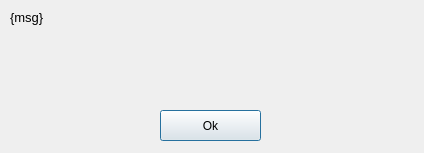
<?xml version="1.0" encoding="UTF-8"?>
<ui version="4.0">
 <class>DatabaseMessage</class>
 <widget class="QDialog" name="DatabaseMessage">
  <property name="geometry">
   <rect>
    <x>0</x>
    <y>0</y>
    <width>424</width>
    <height>153</height>
   </rect>
  </property>
  <property name="windowTitle">
   <string>Problem with Database Connection</string>
  </property>
  <widget class="QPushButton" name="cmdOk">
   <property name="geometry">
    <rect>
     <x>160</x>
     <y>110</y>
     <width>101</width>
     <height>31</height>
    </rect>
   </property>
   <property name="text">
    <string>Ok</string>
   </property>
  </widget>
  <widget class="QLabel" name="lblMessage">
   <property name="geometry">
    <rect>
     <x>10</x>
     <y>10</y>
     <width>401</width>
     <height>81</height>
    </rect>
   </property>
   <property name="font">
    <font>
     <pointsize>10</pointsize>
    </font>
   </property>
   <property name="text">
    <string>{msg}</string>
   </property>
   <property name="alignment">
    <set>Qt::AlignLeading|Qt::AlignLeft|Qt::AlignTop</set>
   </property>
   <property name="wordWrap">
    <bool>true</bool>
   </property>
  </widget>
 </widget>
 <resources/>
 <connections/>
</ui>
